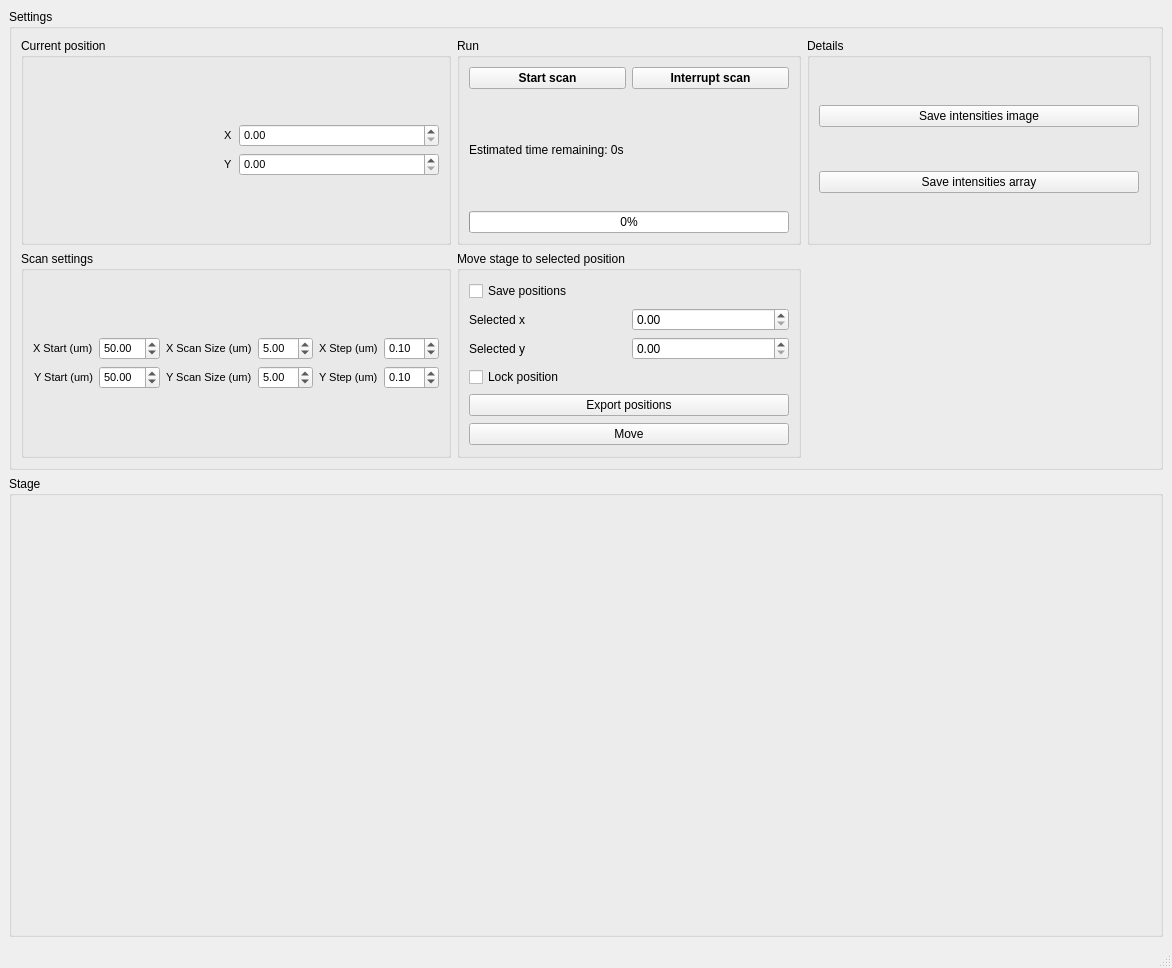
<?xml version="1.0" encoding="UTF-8"?>
<ui version="4.0">
 <class>MainWindow</class>
 <widget class="QMainWindow" name="MainWindow">
  <property name="geometry">
   <rect>
    <x>0</x>
    <y>0</y>
    <width>1172</width>
    <height>968</height>
   </rect>
  </property>
  <property name="sizePolicy">
   <sizepolicy hsizetype="MinimumExpanding" vsizetype="Ignored">
    <horstretch>0</horstretch>
    <verstretch>0</verstretch>
   </sizepolicy>
  </property>
  <property name="minimumSize">
   <size>
    <width>100</width>
    <height>100</height>
   </size>
  </property>
  <property name="windowTitle">
   <string>MainWindow</string>
  </property>
  <widget class="QWidget" name="centralwidget">
   <layout class="QVBoxLayout" name="verticalLayout_3">
    <item>
     <widget class="QGroupBox" name="groupBox">
      <property name="title">
       <string>Settings</string>
      </property>
      <property name="flat">
       <bool>true</bool>
      </property>
      <layout class="QGridLayout" name="gridLayout_2">
       <item row="0" column="0">
        <widget class="QGroupBox" name="groupBox_4">
         <property name="title">
          <string>Current position</string>
         </property>
         <layout class="QGridLayout" name="gridLayout_7">
          <item row="0" column="0">
           <layout class="QGridLayout" name="gridLayout_5">
            <item row="0" column="1">
             <widget class="QDoubleSpinBox" name="x_pos_doubleSpinBox">
              <property name="font">
               <font>
                <pointsize>8</pointsize>
               </font>
              </property>
             </widget>
            </item>
            <item row="1" column="1">
             <widget class="QDoubleSpinBox" name="y_pos_doubleSpinBox">
              <property name="font">
               <font>
                <pointsize>8</pointsize>
               </font>
              </property>
             </widget>
            </item>
            <item row="0" column="0" alignment="Qt::AlignRight">
             <widget class="QLabel" name="label">
              <property name="font">
               <font>
                <pointsize>8</pointsize>
               </font>
              </property>
              <property name="text">
               <string>X</string>
              </property>
             </widget>
            </item>
            <item row="1" column="0" alignment="Qt::AlignRight">
             <widget class="QLabel" name="label_2">
              <property name="font">
               <font>
                <pointsize>8</pointsize>
               </font>
              </property>
              <property name="text">
               <string>Y</string>
              </property>
             </widget>
            </item>
           </layout>
          </item>
         </layout>
        </widget>
       </item>
       <item row="1" column="0">
        <widget class="QGroupBox" name="groupBox_6">
         <property name="title">
          <string>Scan settings</string>
         </property>
         <layout class="QGridLayout" name="gridLayout_6">
          <item row="0" column="0" colspan="2">
           <layout class="QGridLayout" name="gridLayout_3">
            <item row="1" column="5">
             <widget class="QDoubleSpinBox" name="y_step_doubleSpinBox">
              <property name="font">
               <font>
                <pointsize>8</pointsize>
               </font>
              </property>
              <property name="value">
               <double>0.100000000000000</double>
              </property>
             </widget>
            </item>
            <item row="0" column="4" alignment="Qt::AlignRight">
             <widget class="QLabel" name="label_6">
              <property name="font">
               <font>
                <pointsize>8</pointsize>
               </font>
              </property>
              <property name="text">
               <string>X Step (um)</string>
              </property>
             </widget>
            </item>
            <item row="0" column="1">
             <widget class="QDoubleSpinBox" name="x_start_doubleSpinBox">
              <property name="font">
               <font>
                <pointsize>8</pointsize>
               </font>
              </property>
              <property name="maximum">
               <double>100.000000000000000</double>
              </property>
              <property name="value">
               <double>50.000000000000000</double>
              </property>
             </widget>
            </item>
            <item row="1" column="1">
             <widget class="QDoubleSpinBox" name="y_start_doubleSpinBox">
              <property name="font">
               <font>
                <pointsize>8</pointsize>
               </font>
              </property>
              <property name="maximum">
               <double>100.000000000000000</double>
              </property>
              <property name="value">
               <double>50.000000000000000</double>
              </property>
             </widget>
            </item>
            <item row="1" column="0" alignment="Qt::AlignRight">
             <widget class="QLabel" name="label_8">
              <property name="font">
               <font>
                <pointsize>8</pointsize>
               </font>
              </property>
              <property name="text">
               <string>Y Start (um)</string>
              </property>
             </widget>
            </item>
            <item row="1" column="2" alignment="Qt::AlignRight">
             <widget class="QLabel" name="label_4">
              <property name="font">
               <font>
                <pointsize>8</pointsize>
               </font>
              </property>
              <property name="text">
               <string>Y Scan Size (um)</string>
              </property>
             </widget>
            </item>
            <item row="1" column="4" alignment="Qt::AlignRight">
             <widget class="QLabel" name="label_7">
              <property name="font">
               <font>
                <pointsize>8</pointsize>
               </font>
              </property>
              <property name="text">
               <string>Y Step (um)</string>
              </property>
             </widget>
            </item>
            <item row="0" column="5">
             <widget class="QDoubleSpinBox" name="x_step_doubleSpinBox">
              <property name="font">
               <font>
                <pointsize>8</pointsize>
               </font>
              </property>
              <property name="singleStep">
               <double>1.000000000000000</double>
              </property>
              <property name="value">
               <double>0.100000000000000</double>
              </property>
             </widget>
            </item>
            <item row="0" column="3">
             <widget class="QDoubleSpinBox" name="x_size_doubleSpinBox">
              <property name="font">
               <font>
                <pointsize>8</pointsize>
               </font>
              </property>
              <property name="value">
               <double>5.000000000000000</double>
              </property>
             </widget>
            </item>
            <item row="1" column="3">
             <widget class="QDoubleSpinBox" name="y_size_doubleSpinBox">
              <property name="font">
               <font>
                <pointsize>8</pointsize>
               </font>
              </property>
              <property name="value">
               <double>5.000000000000000</double>
              </property>
             </widget>
            </item>
            <item row="0" column="0" alignment="Qt::AlignRight">
             <widget class="QLabel" name="label_9">
              <property name="font">
               <font>
                <pointsize>8</pointsize>
               </font>
              </property>
              <property name="text">
               <string>X Start (um)</string>
              </property>
             </widget>
            </item>
            <item row="0" column="2" alignment="Qt::AlignRight">
             <widget class="QLabel" name="label_5">
              <property name="font">
               <font>
                <pointsize>8</pointsize>
               </font>
              </property>
              <property name="text">
               <string>X Scan Size (um)</string>
              </property>
             </widget>
            </item>
           </layout>
          </item>
         </layout>
        </widget>
       </item>
       <item row="1" column="1">
        <widget class="QGroupBox" name="groupBox_2">
         <property name="title">
          <string>Move stage to selected position</string>
         </property>
         <layout class="QVBoxLayout" name="verticalLayout_2">
          <item>
           <widget class="QCheckBox" name="save_positions_checkBox">
            <property name="text">
             <string>Save positions</string>
            </property>
           </widget>
          </item>
          <item>
           <layout class="QGridLayout" name="gridLayout">
            <item row="1" column="0">
             <widget class="QLabel" name="label_11">
              <property name="text">
               <string>Selected y</string>
              </property>
             </widget>
            </item>
            <item row="0" column="0">
             <widget class="QLabel" name="label_10">
              <property name="text">
               <string>Selected x</string>
              </property>
             </widget>
            </item>
            <item row="0" column="1">
             <widget class="QDoubleSpinBox" name="x_clicked_doubleSpinBox"/>
            </item>
            <item row="1" column="1">
             <widget class="QDoubleSpinBox" name="y_clicked_doubleSpinBox"/>
            </item>
           </layout>
          </item>
          <item>
           <widget class="QCheckBox" name="lock_position_checkBox">
            <property name="text">
             <string>Lock position</string>
            </property>
           </widget>
          </item>
          <item>
           <widget class="QPushButton" name="export_positions_pushButton">
            <property name="text">
             <string>Export positions</string>
            </property>
           </widget>
          </item>
          <item>
           <widget class="QPushButton" name="move_to_selected_pushButton">
            <property name="text">
             <string>Move</string>
            </property>
           </widget>
          </item>
         </layout>
        </widget>
       </item>
       <item row="0" column="3">
        <widget class="QGroupBox" name="details_groupBox">
         <property name="title">
          <string>Details</string>
         </property>
         <layout class="QVBoxLayout" name="verticalLayout">
          <item>
           <widget class="QPushButton" name="save_image_pushButton">
            <property name="text">
             <string>Save intensities image</string>
            </property>
           </widget>
          </item>
          <item>
           <widget class="QPushButton" name="save_array_pushButton">
            <property name="text">
             <string>Save intensities array</string>
            </property>
           </widget>
          </item>
         </layout>
        </widget>
       </item>
       <item row="0" column="1">
        <widget class="QGroupBox" name="groupBox_3">
         <property name="title">
          <string>Run</string>
         </property>
         <layout class="QGridLayout" name="gridLayout_4">
          <item row="0" column="0">
           <widget class="QPushButton" name="start_scan_pushButton">
            <property name="font">
             <font>
              <weight>75</weight>
              <bold>true</bold>
             </font>
            </property>
            <property name="text">
             <string>Start scan</string>
            </property>
           </widget>
          </item>
          <item row="0" column="1">
           <widget class="QPushButton" name="interrupt_scan_pushButton">
            <property name="font">
             <font>
              <weight>75</weight>
              <bold>true</bold>
             </font>
            </property>
            <property name="text">
             <string>Interrupt scan</string>
            </property>
           </widget>
          </item>
          <item row="1" column="0" colspan="2">
           <widget class="QLabel" name="estimated_time_label">
            <property name="text">
             <string>Estimated time remaining: 0s</string>
            </property>
           </widget>
          </item>
          <item row="2" column="0" colspan="2">
           <widget class="QProgressBar" name="progressBar">
            <property name="layoutDirection">
             <enum>Qt::LeftToRight</enum>
            </property>
            <property name="value">
             <number>0</number>
            </property>
           </widget>
          </item>
         </layout>
        </widget>
       </item>
      </layout>
     </widget>
    </item>
    <item>
     <widget class="QGroupBox" name="stage_groupBox">
      <property name="title">
       <string>Stage</string>
      </property>
      <layout class="QGridLayout" name="gridLayout_8"/>
     </widget>
    </item>
   </layout>
  </widget>
  <widget class="QMenuBar" name="menubar">
   <property name="geometry">
    <rect>
     <x>0</x>
     <y>0</y>
     <width>1172</width>
     <height>31</height>
    </rect>
   </property>
  </widget>
  <widget class="QStatusBar" name="statusbar"/>
 </widget>
 <tabstops>
  <tabstop>x_start_doubleSpinBox</tabstop>
  <tabstop>y_start_doubleSpinBox</tabstop>
  <tabstop>x_size_doubleSpinBox</tabstop>
  <tabstop>y_size_doubleSpinBox</tabstop>
  <tabstop>x_step_doubleSpinBox</tabstop>
  <tabstop>y_step_doubleSpinBox</tabstop>
 </tabstops>
 <resources/>
 <connections/>
</ui>
